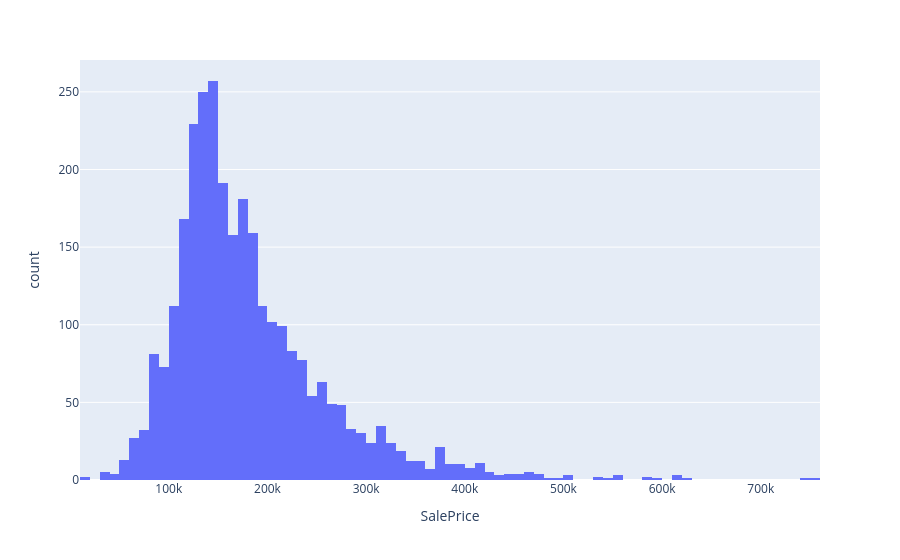

Notebook code cell kept with this figure:
### Code cell
px.histogram(df, x = df["SalePrice"])

### Figure 1 — Plotly figure (JSON) as saved in the notebook; plotly's stock layout.template omitted (floating-point values rounded to 4 significant figures; data arrays with more than 128 entries replaced by an {"elided": "..."} marker saying what was removed)
{"data": [{"bingroup": "x", "hovertemplate": "SalePrice=%{x}<br>count=%{y}<extra></extra>", "legendgroup": "", "marker": {"color": "#636efa", "pattern": {"shape": ""}}, "name": "", "orientation": "v", "showlegend": false, "type": "histogram", "x": {"elided": "2930 int values"}, "xaxis": "x", "yaxis": "y"}], "layout": {"barmode": "relative", "legend": {"tracegroupgap": 0}, "margin": {"t": 60}, "xaxis": {"anchor": "y", "domain": [0, 1], "title": {"text": "SalePrice"}}, "yaxis": {"anchor": "x", "domain": [0, 1], "title": {"text": "count"}}}}
